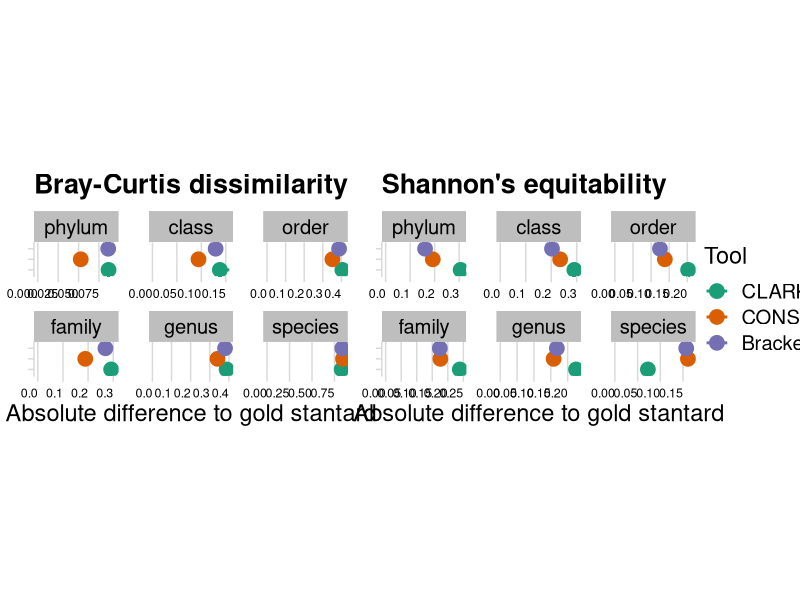

Write the R code that produced this figure. (Note: this script raises an error after producing the figure.)
require(ggplot2)
require(readr)
require(cowplot)
require(dplyr)

pm <- read_tsv("../results/all_tools-profiling_evaluation-CAMI1_hc.tsv")
pm <- pm %>% filter(metric == "Bray-Curtis distance" | metric == "Shannon equitability")
pm <- pm %>%
  group_by(sample, metric) %>%
  mutate(dvalue = abs(value - value[tool == "Gold standard"]))
pm <- pm %>% filter(rank != "superkingdom")
pm <- pm %>% filter(tool != "Gold standard")
pm$rank <- factor(
  pm$rank,
  levels = c("phylum", "class", "order", "family", "genus", "species")
)
pm$tool <- factor(
  pm$tool,
  levels = c("CLARK", "CONSULT-II", "Bracken")
)
pm <- pm %>%
  group_by(rank, tool, metric) %>%
  summarise(lower = min(dvalue), upper = max(dvalue), p = mean(dvalue))

bc_plot <- ggplot(pm %>% filter(metric == "Bray-Curtis distance"), mapping = aes(x = p, y = tool, color = tool)) +
  geom_pointrange(size = 1, linewidth = 1, mapping = aes(xmin = lower, xmax = upper)) +
  facet_wrap(vars(rank), scales = "free_x") +
  xlim(0, NA) +
  theme_minimal_vgrid(font_size = 17) +
  labs(title = "Bray-Curtis dissimilarity", color = "Tool", y = "", x = "Absolute difference to gold stantard") +
  scale_colour_brewer(palette = "Dark2") +
  theme(strip.background = element_rect(fill = "gray")) +
  theme(axis.text.y = element_blank(), axis.text.x = element_text(vjust = 0.5, hjust = 1, size=9)) +
  theme(aspect.ratio = 0.4, panel.spacing.x = unit(1.5, "lines")) +
  theme(plot.margin = unit(c(0, 0, 0, 0), "cm"))

se_plot <- ggplot(pm %>% filter(metric == "Shannon equitability"), mapping = aes(x = p, y = tool, color = tool)) +
  geom_pointrange(size = 1, linewidth = 1, mapping = aes(xmin = lower, xmax = upper)) +
  facet_wrap(vars(rank), scales = "free_x") +
  xlim(0, NA) +
  theme_minimal_vgrid(font_size = 17) +
  labs(title = "Shannon's equitability", color = "Tool", y = "", x = "Absolute difference to gold stantard") +
  scale_colour_brewer(palette = "Dark2") +
  theme(strip.background = element_rect(fill = "gray")) +
  theme(axis.text.y = element_blank(), axis.text.x = element_text(vjust = 0.5, hjust = 1, size=9)) +
  theme(aspect.ratio = 0.4, panel.spacing.x = unit(1.5, "lines")) +
  theme(plot.margin = unit(c(0, 0, 0, 0), "mm"))

prow <- plot_grid(
  bc_plot + theme(legend.position = "none"),
  se_plot + theme(legend.position = "none"),
  ncol = 2,
  rel_heights = c(1, 1),
  vjust = 5,
  hjust = 5
)
legend <- get_legend(
  # create some space to the left of the legend
  se_plot + theme(legend.box.margin = margin(0, 0, 0, 12))
)
plot_grid(prow, legend, rel_widths = c(3, .45))

ggsave2("../figures/profiling_tool_comparison.pdf", width = 13.5, height = 5)
